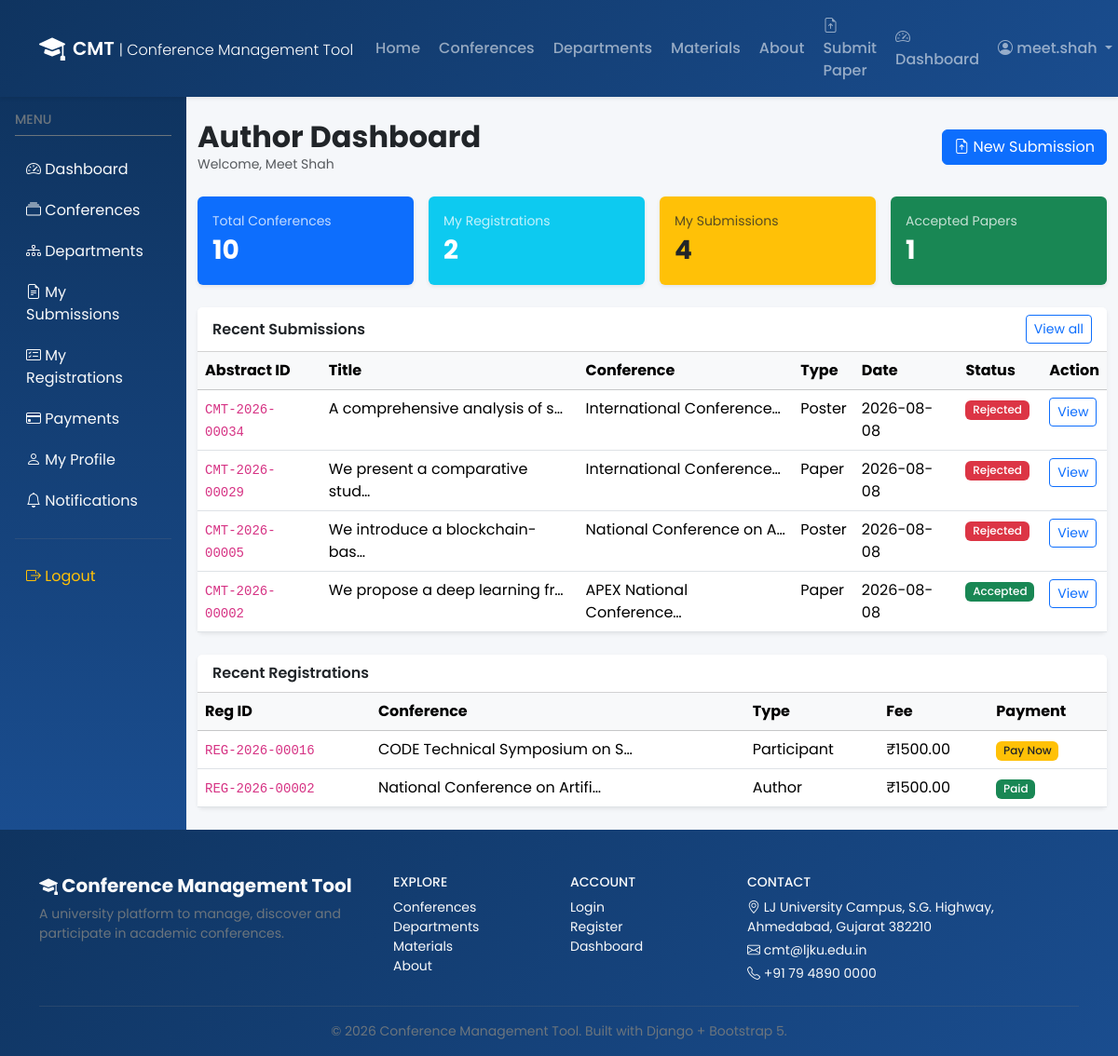
The app's page /dashboard/author/ (signed in) with its own data.
### submissions/models.py (models this page shows, shortened)
class Submission(models.Model):
    class Status(models.TextChoices):
        SUBMITTED = 'SUBMITTED', 'Submitted'
        UNDER_REVIEW = 'UNDER_REVIEW', 'Under Review'
        ACCEPTED = 'ACCEPTED', 'Accepted'
        REJECTED = 'REJECTED', 'Rejected'
        REVISION_REQUIRED = 'REVISION_REQUIRED', 'Revision Required'
        CAMERA_READY = 'CAMERA_READY', 'Camera Ready'
    class PresentationType(models.TextChoices):
        PAPER = 'PAPER', 'Paper'
        POSTER = 'POSTER', 'Poster'
    abstract_id = models.CharField(max_length=20, unique=True, blank=True)
    author = models.ForeignKey(User, on_delete=models.CASCADE, related_name='submissions')
    conference = models.ForeignKey(
        'conferences.Conference',
        on_delete=models.CASCADE,
        related_name='submissions',
    )
    title = models.CharField(max_length=300)
    abstract_text = models.TextField()
    keywords = models.CharField(max_length=300, blank=True)
    presentation_type = models.CharField(
        max_length=10, choices=PresentationType.choices, default=PresentationType.PAPER
    )
    paper_file = models.FileField(upload_to='papers/', blank=True, null=True)
    poster_file = models.FileField(upload_to='posters/', blank=True, null=True)
    status = models.CharField(max_length=20, choices=Status.choices, default=Status.SUBMITTED)
    remarks = models.TextField(blank=True)
    submitted_at = models.DateTimeField(auto_now_add=True)
    updated_at = models.DateTimeField(auto_now=True)
    objects = SubmissionQuerySet.as_manager()
    class Meta:
        ordering = ['-submitted_at']
    @property
    def status_badge_class(self):
        mapping = {
            self.Status.SUBMITTED: 'bg-info text-dark',
            self.Status.UNDER_REVIEW: 'bg-warning text-dark',
            self.Status.ACCEPTED: 'bg-success',
            self.Status.REJECTED: 'bg-danger',
            self.Status.REVISION_REQUIRED: 'bg-warning text-dark',
            self.Status.CAMERA_READY: 'bg-primary',
        }
        return mapping.get(self.status, 'bg-secondary')

### conferences/models.py (models this page shows, shortened)
class Conference(models.Model):
    class Status(models.TextChoices):
        PAST = 'PAST', 'Past'
        CURRENT = 'CURRENT', 'Current'
        UPCOMING = 'UPCOMING', 'Upcoming'
    title = models.CharField(max_length=300)
    code = models.CharField(max_length=30, unique=True, blank=True, help_text='Auto-generated conference code, e.g. CMT-2026-CSE-001')
    description = models.TextField()
    department = models.ForeignKey(
        Department,
        on_delete=models.SET_NULL,
        null=True,
        blank=True,
        related_name='conferences',
    )
    start_date = models.DateField()
    end_date = models.DateField()
    venue = models.CharField(max_length=300)
    organizer = models.CharField(max_length=200, blank=True)
    contact_email = models.EmailField(blank=True)
    contact_phone = models.CharField(max_length=20, blank=True)
    registration_deadline = models.DateField(null=True, blank=True)
    abstract_deadline = models.DateField(null=True, blank=True)
    paper_deadline = models.DateField(null=True, blank=True)
    registration_fee = models.DecimalField(max_digits=10, decimal_places=2, default=0)
    banner = models.ImageField(upload_to='banners/', blank=True, null=True)
    is_published = models.BooleanField(default=True)
    created_at = models.DateTimeField(auto_now_add=True)
    updated_at = models.DateTimeField(auto_now=True)
    class Meta:
        ordering = ['-start_date']

### registrations/models.py (models this page shows, shortened)
class Registration(models.Model):
    class ParticipantType(models.TextChoices):
        AUTHOR = 'AUTHOR', 'Author'
        STUDENT = 'STUDENT', 'Student'
        FACULTY = 'FACULTY', 'Faculty'
        PARTICIPANT = 'PARTICIPANT', 'Participant'
    class PaymentStatus(models.TextChoices):
        PENDING = 'PENDING', 'Pending'
        PAID = 'PAID', 'Paid'
        FAILED = 'FAILED', 'Failed'
    registration_id = models.CharField(max_length=20, unique=True, blank=True)
    user = models.ForeignKey(User, on_delete=models.CASCADE, related_name='registrations')
    conference = models.ForeignKey(
        'conferences.Conference',
        on_delete=models.CASCADE,
        related_name='registrations',
    )
    participant_type = models.CharField(
        max_length=15, choices=ParticipantType.choices, default=ParticipantType.AUTHOR
    )
    phone = models.CharField(max_length=20, blank=True)
    institution = models.CharField(max_length=200, blank=True)
    city = models.CharField(max_length=100, blank=True)
    state = models.CharField(max_length=100, blank=True)
    registration_fee = models.DecimalField(max_digits=10, decimal_places=2, default=0)
    payment_status = models.CharField(
        max_length=10, choices=PaymentStatus.choices, default=PaymentStatus.PENDING
    )
    registration_date = models.DateTimeField(auto_now_add=True)
    class Meta:
        ordering = ['-registration_date']
        unique_together = ('user', 'conference')

### accounts/views.py (the view)
@login_required
def author_dashboard(request):
    if request.user.profile.role != Profile.Role.AUTHOR:
        messages.error(request, 'Access denied.')
        return redirect('dashboard_redirect')
    my_regs = Registration.objects.filter(user=request.user)
    my_subs = Submission.objects.filter(author=request.user)
    ctx = {
        'total_conferences': Conference.objects.count(),
        'my_registrations': my_regs.count(),
        'my_submissions': my_subs.count(),
        'accepted_papers': my_subs.filter(status=Submission.Status.ACCEPTED).count(),
        'recent_submissions': my_subs[:5],
        'my_registrations_list': my_regs[:5],
    }
    return render(request, 'dashboard/author.html', ctx)

### accounts/context_processors.py (called while the page is built)
def profile_context(request):
    profile = None
    if request.user.is_authenticated:
        try:
            profile = request.user.profile
        except Profile.DoesNotExist:
            profile = None
    return {'user_profile': profile}

### templates/dashboard/author.html (shortened to what this page needs)
{% extends 'dashboard/base.html' %}
{% load static %}
{% block dashboard_content %}
<div class="d-flex justify-content-between align-items-center mb-4">
    <div>
        <h2 class="fw-bold mb-0">Author Dashboard</h2>
        <p class="text-muted small mb-0">Welcome, {{ user.get_full_name|default:user.username }}</p>
    </div>
    <a href="{% url 'submission_create' %}" class="btn btn-primary"><i class="bi bi-file-earmark-arrow-up"></i> New Submission</a>
</div>
<div class="row g-3 mb-4">
    <div class="col-6 col-lg-3"><div class="card border-0 shadow-sm bg-primary text-white"><div class="card-body"><div class="small opacity-75">Total Conferences</div><div class="fs-3 fw-bold">{{ total_conferences }}</div></div></div></div>
    <div class="col-6 col-lg-3"><div class="card border-0 shadow-sm bg-info text-white"><div class="card-body"><div class="small opacity-75">My Registrations</div><div class="fs-3 fw-bold">{{ my_registrations }}</div></div></div></div>
    <div class="col-6 col-lg-3"><div class="card border-0 shadow-sm bg-warning"><div class="card-body"><div class="small text-muted">My Submissions</div><div class="fs-3 fw-bold">{{ my_submissions }}</div></div></div></div>
    <div class="col-6 col-lg-3"><div class="card border-0 shadow-sm bg-success text-white"><div class="card-body"><div class="small opacity-75">Accepted Papers</div><div class="fs-3 fw-bold">{{ accepted_papers }}</div></div></div></div>
</div>
<div class="card border-0 shadow-sm mb-4">
    <div class="card-header bg-white fw-semibold d-flex justify-content-between align-items-center">
        Recent Submissions
        <a href="{% url 'my_submissions' %}" class="btn btn-sm btn-outline-primary">View all</a>
    </div>
    <div class="card-body p-0">
        <div class="table-responsive">
            <table class="table table-hover mb-0">
                <thead class="table-light"><tr><th>Abstract ID</th><th>Title</th><th>Conference</th><th>Type</th><th>Date</th><th>Status</th><th>Action</th></tr></thead>
                <tbody>
                {% for s in recent_submissions %}
                <tr>
                    <td><code>{{ s.abstract_id }}</code></td>
                    <td>{{ s.title|truncatechars:30 }}</td>
                    <td>{{ s.conference.title|truncatechars:25 }}</td>
                    <td>{{ s.get_presentation_type_display }}</td>
                    <td>{{ s.submitted_at|date:"Y-m-d" }}</td>
                    <td><span class="badge {{ s.status_badge_class }}">{{ s.get_status_display }}</span></td>
                    <td><a href="{% url 'submission_detail' pk=s.pk %}" class="btn btn-sm btn-outline-primary">View</a></td>
                </tr>
                {% empty %}
                <tr><td colspan="7" class="text-center text-muted">No submissions yet.</td></tr>
                {% endfor %}
                </tbody>
            </table>
        </div>
    </div>
</div>
<div class="card border-0 shadow-sm">
    <div class="card-header bg-white fw-semibold">Recent Registrations</div>
    <div class="card-body p-0">
        <div class="table-responsive">
            <table class="table table-hover mb-0">
                <thead class="table-light"><tr><th>Reg ID</th><th>Conference</th><th>Type</th><th>Fee</th><th>Payment</th></tr></thead>
                <tbody>
                {% for r in my_registrations_list %}
                <tr>
                    <td><code>{{ r.registration_id }}</code></td>
                    <td>{{ r.conference.title|truncatechars:30 }}</td>
                    <td>{{ r.get_participant_type_display }}</td>
                    <td>₹{{ r.registration_fee }}</td>
                    <td>
                        {% if r.payment_status == 'PAID' %}<span class="badge bg-success">Paid</span>
                        {% else %}<a href="{% url 'payment_create' reg_id=r.pk %}" class="badge bg-warning text-dark text-decoration-none">Pay Now</a>{% endif %}
                    </td>
                </tr>
                {% empty %}
                <tr><td colspan="5" class="text-center text-muted">No registrations yet.</td></tr>
                {% endfor %}
                </tbody>
            </table>
        </div>
    </div>
</div>
{% endblock %}

### templates/base.html (shortened to what this page needs)
{% load static %}
<!DOCTYPE html>
<html lang="en">
<head>
    <link href="https://cdn.jsdelivr.net/npm/bootstrap@5.3.3/dist/css/bootstrap.min.css" rel="stylesheet">
    <link href="https://cdn.jsdelivr.net/npm/bootstrap-icons@1.11.3/font/bootstrap-icons.min.css" rel="stylesheet">
    <link href="{% static 'css/style.css' %}" rel="stylesheet">
</head>
<body class="d-flex flex-column min-vh-100">
{% block navbar %}
<nav class="navbar navbar-expand-lg navbar-dark cmt-navbar shadow-sm sticky-top">
    <div class="container">
        <a class="navbar-brand fw-semibold d-flex align-items-center gap-2" href="{% url 'home' %}">
            <i class="bi bi-mortarboard-fill fs-3"></i>
            <span>CMT <small class="fw-light fs-6">| Conference Management Tool</small></span>
        </a>
        <div class="collapse navbar-collapse" id="navMain">
            <ul class="navbar-nav ms-auto align-items-lg-center gap-lg-1">
                <li class="nav-item"><a class="nav-link" href="{% url 'home' %}">Home</a></li>
                <li class="nav-item"><a class="nav-link" href="{% url 'conference_list' %}">Conferences</a></li>
                <li class="nav-item"><a class="nav-link" href="{% url 'department_list' %}">Departments</a></li>
                <li class="nav-item"><a class="nav-link" href="{% url 'materials_list' %}">Materials</a></li>
                <li class="nav-item"><a class="nav-link" href="{% url 'about' %}">About</a></li>
                {% if user.is_authenticated %}
                    <li class="nav-item"><a class="nav-link" href="{% url 'submission_create' %}"><i class="bi bi-file-earmark-arrow-up"></i> Submit Paper</a></li>
                    <li class="nav-item"><a class="nav-link" href="{% url 'dashboard_redirect' %}"><i class="bi bi-speedometer2"></i> Dashboard</a></li>
                    <li class="nav-item dropdown">
                        <a class="nav-link dropdown-toggle" data-bs-toggle="dropdown" href="#">
                            <i class="bi bi-person-circle"></i> {{ user.username }}
                        </a>
                    </li>
                {% else %}
                    <li class="nav-item"><a class="nav-link" href="{% url 'login' %}">Login</a></li>
                    <li class="nav-item"><a class="btn btn-light btn-sm ms-lg-2 text-primary fw-semibold" href="{% url 'register' %}">Register</a></li>
                {% endif %}
            </ul>
        </div>
    </div>
</nav>
{% endblock %}
<div class="flex-grow-1">
    {% block content %}{% endblock %}
</div>
<footer class="cmt-footer text-light mt-auto pt-5 pb-3">
    <div class="container">
        <div class="row gy-4">
            <div class="col-lg-4">
                <h5 class="fw-bold"><i class="bi bi-mortarboard-fill"></i> Conference Management Tool</h5>
                <p class="small text-secondary mb-0">A university platform to manage, discover and participate in academic conferences.</p>
            </div>
            <div class="col-6 col-lg-2">
                <h6 class="text-uppercase small">Explore</h6>
                <ul class="list-unstyled small">
                    <li><a class="text-light text-decoration-none" href="{% url 'conference_list' %}">Conferences</a></li>
                    <li><a class="text-light text-decoration-none" href="{% url 'department_list' %}">Departments</a></li>
                    <li><a class="text-light text-decoration-none" href="{% url 'materials_list' %}">Materials</a></li>
                    <li><a class="text-light text-decoration-none" href="{% url 'about' %}">About</a></li>
                </ul>
            </div>
            <div class="col-6 col-lg-2">
                <h6 class="text-uppercase small">Account</h6>
                <ul class="list-unstyled small">
                    <li><a class="text-light text-decoration-none" href="{% url 'login' %}">Login</a></li>
                    <li><a class="text-light text-decoration-none" href="{% url 'register' %}">Register</a></li>
                    <li><a class="text-light text-decoration-none" href="{% url 'dashboard_redirect' %}">Dashboard</a></li>
                </ul>
            </div>
            <div class="col-lg-4">
                <h6 class="text-uppercase small">Contact</h6>
                <p class="small mb-1"><i class="bi bi-geo-alt"></i> LJ University Campus, S.G. Highway, Ahmedabad, Gujarat 382210</p>
                <p class="small mb-1"><i class="bi bi-envelope"></i> cmt@ljku.edu.in</p>
                <p class="small mb-0"><i class="bi bi-telephone"></i> +91 79 4890 0000</p>
            </div>
        </div>
        <hr class="border-secondary my-3">
        <p class="small text-secondary text-center mb-0">&copy; {% now "Y" %} Conference Management Tool. Built with Django + Bootstrap 5.</p>
    </div>
</footer>
</body>
</html>

### static/css/style.css (style rules this page uses)
:root { --cmt-primary: #1a4d8f; --cmt-primary-dark: #0f3460; --cmt-accent: #2d6a4f; --cmt-light: #f8f9fa; }
body { font-family: 'Poppins', sans-serif; background-color: #f5f7fa; }
.cmt-navbar { background: linear-gradient(135deg, var(--cmt-primary-dark), var(--cmt-primary)); }
.cmt-navbar .nav-link { font-weight: 500; transition: color 0.2s; }
.cmt-footer { background: linear-gradient(135deg, #0f3460, #1a4d8f); }
.badge { font-weight: 500; }

### records on screen
Submission: abstract_id "CMT-2026-00034", title "A comprehensive analysis of s…", conference "International Conference…", presentation_type "Poster", submitted_at "2026-08-08", status "Rejected"
Submission: abstract_id "CMT-2026-00029", title "We present a comparative stud…", conference "International Conference…", presentation_type "Paper", submitted_at "2026-08-08", status "Rejected"
Submission: abstract_id "CMT-2026-00005", title "We introduce a blockchain-bas…", conference "National Conference on A…", presentation_type "Poster", submitted_at "2026-08-08", status "Rejected"
Submission: abstract_id "CMT-2026-00002", title "We propose a deep learning fr…", conference "APEX National Conference…", presentation_type "Paper", submitted_at "2026-08-08", status "Accepted"
Registration: registration_id "REG-2026-00016", conference "CODE Technical Symposium on S…", participant_type "Participant", registration_fee "1500.00", payment_status "Pay Now"
Registration: registration_id "REG-2026-00002", conference "National Conference on Artifi…", participant_type "Author", registration_fee "1500.00", payment_status "Paid"

### other values on screen
{{ user.username }} "meet.shah"
{{ user.get_full_name|default:user.username }} "Meet Shah"
{{ total_conferences }} "10"
{{ my_registrations }} "2"
{{ my_submissions }} "4"
{{ accepted_papers }} "1"
